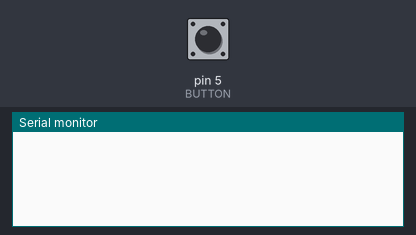
A sketch run on a simulated Arduino Uno, built with avr-gcc and run on an emulated ATmega328P. On the bench: the last lines printed to the serial monitor. The test bench sets the inputs (shaded band); at power-on: pin 5 (BUTTON) HIGH.

Above: at 1.2 s.
1.3 s: pin 5 (BUTTON) pulled LOW for 0.15 s
At 2.6 s:
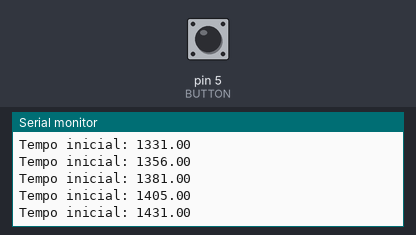
2.9 s: pin 5 (BUTTON) pulled LOW for 1 s
At 5.1 s:
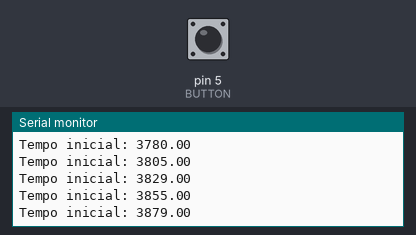
5.4 s: pin 5 (BUTTON) driven LOW
At 6.3 s:
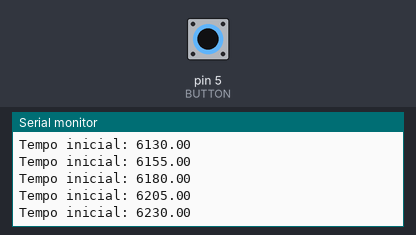
Timing chart, 0 to 8.4 s (numbered marks = the images above; inputs shaded):
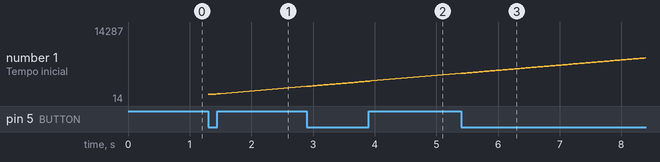

Measured:
- after the input at 1.3 s, the serial monitor: prints a new line at once (image 1)
- after the input at 2.9 s, the serial monitor: prints a new line at once (image 2)
- after the input at 5.4 s, the serial monitor: prints a new line at once (image 3)
- plotted number 1: 1431 → 3879 after the input at 2.9 s, 3879 → 14 after the input at 5.4 s

The sketch:

Recepcao.ino
```cpp
/*
Os pinos M0 e M1 do módulo LoRa foram conectados diretamente no GND
*/

#include <SoftwareSerial.h>
#define RX_PIN 2
#define TX_PIN 3

#define BUTTON 5

SoftwareSerial LoRaSerial(RX_PIN, TX_PIN);
float initialTime = 0;
float previousTime = 0;
float nextTime = 0;

bool initiated = false;
int counter = 0;

void setup() {
  Serial.begin(9600);

  pinMode(BUTTON, INPUT_PULLUP);
  LoRaSerial.begin(9600);
}

void loop() {
  if(digitalRead(BUTTON) == LOW) {
    initialTime = millis();
    Serial.print("Tempo inicial: ");
    Serial.println(initialTime);

    initiated = true;
  }

  if(initiated) {
    previousTime = millis();

    if(LoRaSerial.available() > 1){
      String input = LoRaSerial.readString();

      nextTime = millis();
      counter++;

      Serial.println(String(previousTime) + "," + String(nextTime) + "," + String(counter));
    }
  }
}
```
